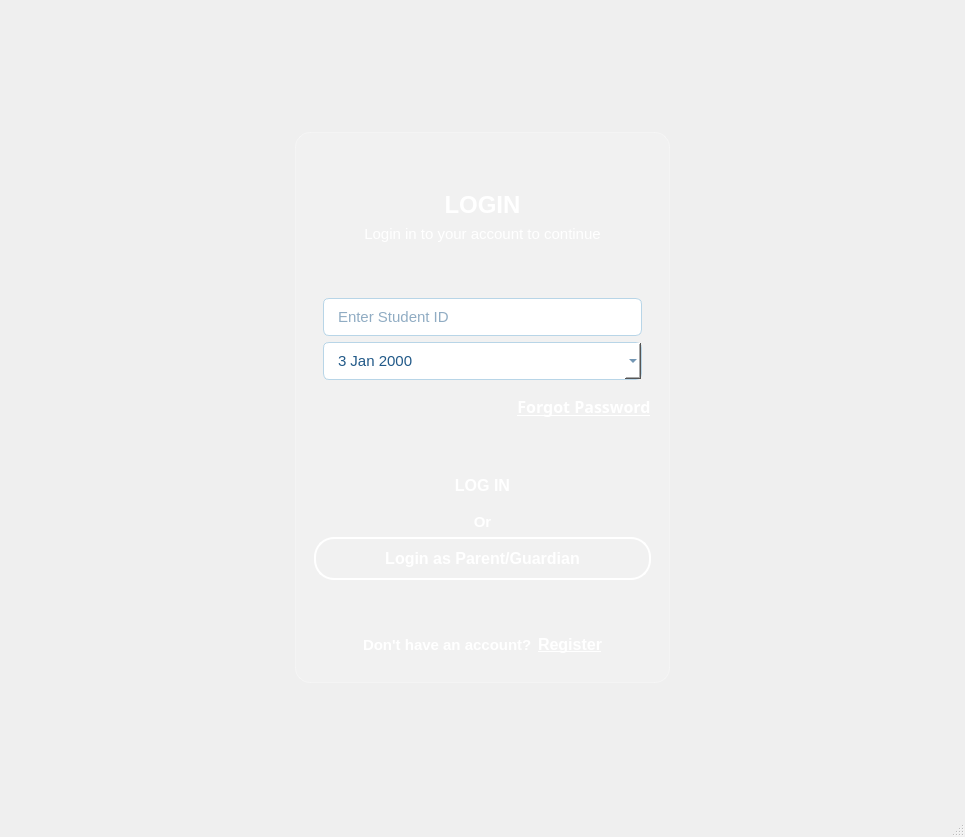
<?xml version="1.0" encoding="UTF-8"?>
<ui version="4.0">
 <class>MainWindow</class>
 <widget class="QMainWindow" name="MainWindow">
  <property name="enabled">
   <bool>true</bool>
  </property>
  <property name="geometry">
   <rect>
    <x>0</x>
    <y>0</y>
    <width>965</width>
    <height>837</height>
   </rect>
  </property>
  <property name="minimumSize">
   <size>
    <width>765</width>
    <height>0</height>
   </size>
  </property>
  <property name="windowTitle">
   <string>MainWindow</string>
  </property>
  <property name="styleSheet">
   <string notr="true">QMainWindow {
    background: qradialgradient(cx:0.5, cy:0.3, radius: 0.7,
                                fx:0.5, fy:0.3,
                                stop:0 #A3D8F4,  /* Light cyan */
                                stop:0.3 #6C91C2,  /* Soft blue */
                                stop:0.6 #5E60CE,  /* Deeper blue */
                                stop:1 #9D4EDD); /* Purple glow */
	border-image: url(:/img/reso/BG.png);
}
	</string>
  </property>
  <widget class="QWidget" name="centralwidget">
   <layout class="QGridLayout" name="gridLayout_5">
    <item row="0" column="1">
     <spacer name="verticalSpacer_6">
      <property name="orientation">
       <enum>Qt::Vertical</enum>
      </property>
      <property name="sizeType">
       <enum>QSizePolicy::Expanding</enum>
      </property>
      <property name="sizeHint" stdset="0">
       <size>
        <width>20</width>
        <height>28</height>
       </size>
      </property>
     </spacer>
    </item>
    <item row="1" column="0">
     <spacer name="horizontalSpacer_6">
      <property name="orientation">
       <enum>Qt::Horizontal</enum>
      </property>
      <property name="sizeType">
       <enum>QSizePolicy::Expanding</enum>
      </property>
      <property name="sizeHint" stdset="0">
       <size>
        <width>216</width>
        <height>20</height>
       </size>
      </property>
     </spacer>
    </item>
    <item row="1" column="1" rowspan="2">
     <widget class="QFrame" name="frame_2">
      <property name="sizePolicy">
       <sizepolicy hsizetype="Expanding" vsizetype="Expanding">
        <horstretch>0</horstretch>
        <verstretch>0</verstretch>
       </sizepolicy>
      </property>
      <property name="styleSheet">
       <string notr="true">QFrame {
    background-color: rgba(255, 255, 255, 0.15); /* Light transparency */
    border: 1px solid rgba(255, 255, 255, 0.3); /* Subtle border */
    border-radius: 15px;
    backdrop-filter: blur(15px); /* Blur effect */
}
</string>
      </property>
      <property name="frameShape">
       <enum>QFrame::StyledPanel</enum>
      </property>
      <property name="frameShadow">
       <enum>QFrame::Raised</enum>
      </property>
      <layout class="QGridLayout" name="gridLayout_4">
       <item row="0" column="0" rowspan="2">
        <widget class="QFrame" name="frame">
         <property name="enabled">
          <bool>true</bool>
         </property>
         <property name="sizePolicy">
          <sizepolicy hsizetype="Expanding" vsizetype="Expanding">
           <horstretch>0</horstretch>
           <verstretch>0</verstretch>
          </sizepolicy>
         </property>
         <property name="styleSheet">
          <string notr="true">border: none;
background: none;</string>
         </property>
         <property name="frameShape">
          <enum>QFrame::NoFrame</enum>
         </property>
         <property name="frameShadow">
          <enum>QFrame::Raised</enum>
         </property>
         <layout class="QVBoxLayout" name="verticalLayout">
          <item>
           <spacer name="verticalSpacer_8">
            <property name="orientation">
             <enum>Qt::Vertical</enum>
            </property>
            <property name="sizeType">
             <enum>QSizePolicy::Fixed</enum>
            </property>
            <property name="sizeHint" stdset="0">
             <size>
              <width>20</width>
              <height>40</height>
             </size>
            </property>
           </spacer>
          </item>
          <item>
           <widget class="QLabel" name="loginlabel_2">
            <property name="font">
             <font>
              <pointsize>-1</pointsize>
              <weight>75</weight>
              <bold>true</bold>
             </font>
            </property>
            <property name="styleSheet">
             <string notr="true">QLabel{
    font-size: 24px;
    color: white;  /* Light cyan for better contrast */
    font-weight: bold;
    text-shadow: 1px 1px 4px rgba(0, 0, 0, 0.5); /* Soft shadow for readability */
}
</string>
            </property>
            <property name="text">
             <string>LOGIN</string>
            </property>
            <property name="alignment">
             <set>Qt::AlignCenter</set>
            </property>
           </widget>
          </item>
          <item>
           <widget class="QLabel" name="loginlabel">
            <property name="styleSheet">
             <string notr="true">QLabel{
    font-size: 15px;
    font-weight: ;
    color: white; /* Dark blue/gray for a modern look */
    background: transparent;
	border: none;
}
</string>
            </property>
            <property name="text">
             <string>Login in to your account to continue</string>
            </property>
            <property name="alignment">
             <set>Qt::AlignCenter</set>
            </property>
           </widget>
          </item>
          <item>
           <spacer name="verticalSpacer_3">
            <property name="orientation">
             <enum>Qt::Vertical</enum>
            </property>
            <property name="sizeType">
             <enum>QSizePolicy::MinimumExpanding</enum>
            </property>
            <property name="sizeHint" stdset="0">
             <size>
              <width>20</width>
              <height>40</height>
             </size>
            </property>
           </spacer>
          </item>
          <item>
           <widget class="QStackedWidget" name="stackedWidget">
            <property name="enabled">
             <bool>true</bool>
            </property>
            <property name="styleSheet">
             <string notr="true"/>
            </property>
            <property name="currentIndex">
             <number>1</number>
            </property>
            <widget class="QWidget" name="Student_FacultyLog">
             <layout class="QGridLayout" name="gridLayout_3">
              <item row="1" column="0">
               <widget class="QLineEdit" name="User_ID">
                <property name="enabled">
                 <bool>true</bool>
                </property>
                <property name="styleSheet">
                 <string notr="true">QLineEdit {
    background-color: white;
    border: 1px solid #B8D5E7;
    border-radius: 6px;
    padding: 8px 12px;
    font-size: 15px;
    color: #215988;
    selection-background-color: #FF5929;
    transition: border-color 0.3s ease, box-shadow 0.3s ease;
}

QLineEdit:focus {
    border: 1px solid #FF5929;
    box-shadow: 0px 0px 5px rgba(255, 89, 41, 0.3);
    background-color: white;
}</string>
                </property>
                <property name="dragEnabled">
                 <bool>false</bool>
                </property>
                <property name="placeholderText">
                 <string>Enter User ID</string>
                </property>
               </widget>
              </item>
              <item row="2" column="0">
               <widget class="QLineEdit" name="Password">
                <property name="styleSheet">
                 <string notr="true">QLineEdit {
    background-color: white;
    border: 1px solid #B8D5E7;
    border-radius: 6px;
    padding: 8px 12px;
    font-size: 15px;
    color: #215988;
    selection-background-color: #FF5929;
    transition: border-color 0.3s ease, box-shadow 0.3s ease;
}

QLineEdit:focus {
    border: 1px solid #FF5929;
    box-shadow: 0px 0px 5px rgba(255, 89, 41, 0.3);
    background-color: white;
}</string>
                </property>
                <property name="echoMode">
                 <enum>QLineEdit::Password</enum>
                </property>
                <property name="placeholderText">
                 <string>Enter Password</string>
                </property>
               </widget>
              </item>
             </layout>
            </widget>
            <widget class="QWidget" name="Guardian_login">
             <layout class="QGridLayout" name="gridLayout_6">
              <item row="0" column="0">
               <widget class="QLineEdit" name="studentID">
                <property name="enabled">
                 <bool>true</bool>
                </property>
                <property name="styleSheet">
                 <string notr="true">QLineEdit {
    background-color: white;
    border: 1px solid #B8D5E7;
    border-radius: 6px;
    padding: 8px 12px;
    font-size: 15px;
    color: #215988;
    selection-background-color: #FF5929;
    transition: border-color 0.3s ease, box-shadow 0.3s ease;
}

QLineEdit:focus {
    border: 1px solid #FF5929;
    box-shadow: 0px 0px 5px rgba(255, 89, 41, 0.3);
    background-color: white;
}</string>
                </property>
                <property name="placeholderText">
                 <string>Enter Student ID</string>
                </property>
               </widget>
              </item>
              <item row="1" column="0">
               <widget class="QDateEdit" name="birthdate">
                <property name="styleSheet">
                 <string notr="true">QLineEdit, QDateEdit {
    background-color: white;
    border: 1px solid #B8D5E7;
    border-radius: 6px;
    padding: 8px 12px;
    font-size: 15px;
    color: #215988;
    selection-background-color: #FF5929;
    transition: border-color 0.3s ease, box-shadow 0.3s ease;
}

QLineEdit:focus, QDateEdit:focus {
    border: 1px solid #FF5929;
    box-shadow: 0px 0px 5px rgba(255, 89, 41, 0.3);
    background-color: white;
}

/* Ensure QDateEdit's calendar popup remains default (white) */
QCalendarWidget {
    background-color: white;
}
</string>
                </property>
                <property name="calendarPopup">
                 <bool>true</bool>
                </property>
                <property name="date">
                 <date>
                  <year>2000</year>
                  <month>1</month>
                  <day>3</day>
                 </date>
                </property>
               </widget>
              </item>
             </layout>
            </widget>
           </widget>
          </item>
          <item>
           <layout class="QGridLayout" name="gridLayout">
            <item row="1" column="1">
             <widget class="QPushButton" name="forgotpassword">
              <property name="enabled">
               <bool>true</bool>
              </property>
              <property name="font">
               <font>
                <family>Poppins,Arial,Helvetica,sans-serif</family>
                <pointsize>-1</pointsize>
                <weight>75</weight>
                <bold>true</bold>
                <underline>true</underline>
               </font>
              </property>
              <property name="styleSheet">
               <string notr="true">QPushButton {
    background: transparent; /* No background */
    border: none; /* No border */
    color: white; /* Blue text */
    font-size: 16px;
	font-weight: bold;
    font-family: &quot;Poppins&quot;, &quot;Arial&quot;, &quot;Helvetica&quot;, sans-serif;
    text-decoration: underline; /* Underlined text */
    cursor: pointer; /* Pointer cursor */
}

QPushButton:hover {
    color: #98D2C0;
}

/* Pressed effect */
QPushButton:pressed {
    color: white; 
}
</string>
              </property>
              <property name="text">
               <string>Forgot Password</string>
              </property>
             </widget>
            </item>
            <item row="1" column="0">
             <spacer name="horizontalSpacer">
              <property name="orientation">
               <enum>Qt::Horizontal</enum>
              </property>
              <property name="sizeType">
               <enum>QSizePolicy::Expanding</enum>
              </property>
              <property name="sizeHint" stdset="0">
               <size>
                <width>40</width>
                <height>20</height>
               </size>
              </property>
             </spacer>
            </item>
           </layout>
          </item>
          <item>
           <spacer name="verticalSpacer_2">
            <property name="orientation">
             <enum>Qt::Vertical</enum>
            </property>
            <property name="sizeType">
             <enum>QSizePolicy::Fixed</enum>
            </property>
            <property name="sizeHint" stdset="0">
             <size>
              <width>20</width>
              <height>40</height>
             </size>
            </property>
           </spacer>
          </item>
          <item>
           <widget class="QPushButton" name="login">
            <property name="font">
             <font>
              <pointsize>-1</pointsize>
              <weight>75</weight>
              <bold>true</bold>
             </font>
            </property>
            <property name="styleSheet">
             <string notr="true">QPushButton {
    background-color: qlineargradient(spread:pad, x1:0, y1:0, x2:0, y2:1, 
                                      stop:0 #1E5CFF, stop:1 #004DFF);
    color: white;
    border-radius: 20px;
	padding: 12px 18px;
    font-size: 16px;
    font-weight: bold;
    border: none;
}

QPushButton:hover {
    background-color: qlineargradient(spread:pad, x1:0, y1:0, x2:0, y2:1, 
                                      stop:0 #004DFF, stop:1 #003BB8);
}

QPushButton:pressed {
    background-color: #003BB8;
    transform: scale(0.98);
}
</string>
            </property>
            <property name="text">
             <string>LOG IN</string>
            </property>
           </widget>
          </item>
          <item>
           <widget class="QLabel" name="labelor">
            <property name="styleSheet">
             <string notr="true">QLabel{
    font-size: 15px;
    font-weight: bold ;
    color: white; /* Dark blue/gray for a modern look */
    background: transparent;
	border: none;
}
</string>
            </property>
            <property name="text">
             <string>Or</string>
            </property>
            <property name="alignment">
             <set>Qt::AlignCenter</set>
            </property>
           </widget>
          </item>
          <item>
           <widget class="QPushButton" name="guardian_login">
            <property name="font">
             <font>
              <pointsize>-1</pointsize>
              <weight>75</weight>
              <bold>true</bold>
             </font>
            </property>
            <property name="styleSheet">
             <string notr="true">QPushButton {
    background-color: transparent;
    color: white;
    border: 2px solid white;
    border-radius: 20px;
    padding: 10px;
    font-size: 16px;
    font-weight: bold;
    min-width: 120px;
}

QPushButton:hover {
    background-color: rgba(255, 255, 255, 0.2);
}

QPushButton:pressed {
    background-color: rgba(255, 255, 255, 0.3);
}
</string>
            </property>
            <property name="text">
             <string>Login as Parent/Guardian</string>
            </property>
           </widget>
          </item>
          <item>
           <spacer name="verticalSpacer">
            <property name="orientation">
             <enum>Qt::Vertical</enum>
            </property>
            <property name="sizeType">
             <enum>QSizePolicy::Fixed</enum>
            </property>
            <property name="sizeHint" stdset="0">
             <size>
              <width>20</width>
              <height>40</height>
             </size>
            </property>
           </spacer>
          </item>
          <item>
           <widget class="QFrame" name="frame_3">
            <property name="styleSheet">
             <string notr="true">QFrame {
    background: transparent;
    border: none;
    border-radius: 15px; /* Keep rounded corners */
}
</string>
            </property>
            <property name="frameShape">
             <enum>QFrame::StyledPanel</enum>
            </property>
            <property name="frameShadow">
             <enum>QFrame::Raised</enum>
            </property>
            <layout class="QGridLayout" name="gridLayout_2">
             <item row="0" column="0">
              <spacer name="horizontalSpacer_2">
               <property name="orientation">
                <enum>Qt::Horizontal</enum>
               </property>
               <property name="sizeHint" stdset="0">
                <size>
                 <width>40</width>
                 <height>20</height>
                </size>
               </property>
              </spacer>
             </item>
             <item row="0" column="3">
              <spacer name="horizontalSpacer_3">
               <property name="orientation">
                <enum>Qt::Horizontal</enum>
               </property>
               <property name="sizeType">
                <enum>QSizePolicy::Expanding</enum>
               </property>
               <property name="sizeHint" stdset="0">
                <size>
                 <width>40</width>
                 <height>20</height>
                </size>
               </property>
              </spacer>
             </item>
             <item row="0" column="1">
              <widget class="QLabel" name="registerlabel">
               <property name="styleSheet">
                <string notr="true">QLabel{
    font-size: 15px;
    font-weight: bold;
    color: white; /* Dark blue/gray for a modern look */
    background: transparent;
	border: none;
}
</string>
               </property>
               <property name="text">
                <string>Don't have an account?</string>
               </property>
              </widget>
             </item>
             <item row="0" column="2">
              <widget class="QPushButton" name="registeraccount">
               <property name="styleSheet">
                <string notr="true">QPushButton {
    background: transparent; /* No background */
    border: none; /* No border */
    color: white; /* Blue text */
    font-size: 16px;
	font-weight: bold;
    font-family: &quot;Poppins&quot;, &quot;Arial&quot;, &quot;Helvetica&quot;, sans-serif;
    text-decoration: underline; /* Underlined text */
    cursor: pointer; /* Pointer cursor */
}

/* Hover effect */
QPushButton:hover {
    color: #98D2C0; /* Darker blue on hover */
}

/* Pressed effect */
QPushButton:pressed {
    color: white; /* Soft pink when clicked */
}
</string>
               </property>
               <property name="text">
                <string>Register</string>
               </property>
              </widget>
             </item>
            </layout>
           </widget>
          </item>
         </layout>
        </widget>
       </item>
      </layout>
     </widget>
    </item>
    <item row="2" column="2">
     <spacer name="horizontalSpacer_7">
      <property name="orientation">
       <enum>Qt::Horizontal</enum>
      </property>
      <property name="sizeType">
       <enum>QSizePolicy::Expanding</enum>
      </property>
      <property name="sizeHint" stdset="0">
       <size>
        <width>216</width>
        <height>20</height>
       </size>
      </property>
     </spacer>
    </item>
    <item row="3" column="1">
     <spacer name="verticalSpacer_7">
      <property name="orientation">
       <enum>Qt::Vertical</enum>
      </property>
      <property name="sizeType">
       <enum>QSizePolicy::Expanding</enum>
      </property>
      <property name="sizeHint" stdset="0">
       <size>
        <width>20</width>
        <height>28</height>
       </size>
      </property>
     </spacer>
    </item>
   </layout>
  </widget>
  <widget class="QStatusBar" name="statusbar"/>
 </widget>
 <resources/>
 <connections/>
</ui>
